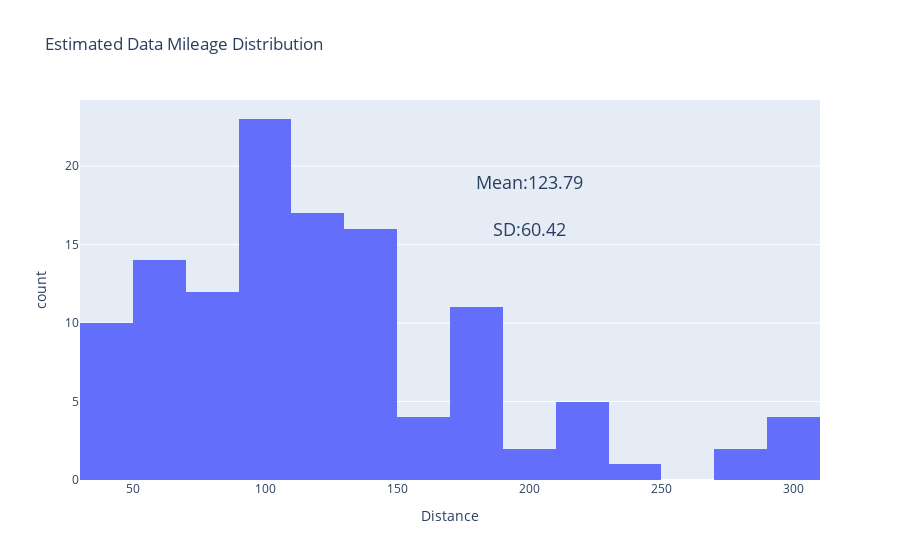

The cell this chart's notebook holds for it:
### Markdown cell above
### b) Estimated data

### Code cell
# df_trip_assignment1=df_trip_assignment[df_trip_assignment['Distance']>=50]
df_trip_assignment1=df_trip_assignment
fig=px.histogram(df_trip_assignment1,x='Distance',title='Estimated Data Mileage Distribution')


fig.add_annotation(x=200,y=19,
                   text=f"Mean:{round(df_trip_assignment1['Distance'].mean(),2)}",
                  showarrow=False,
                   font=dict(size=18))

fig.add_annotation(x=200,y=16,
                   text=f"SD:{round(df_trip_assignment1['Distance'].std(),2)}",
                  showarrow=False,
                   font=dict(size=18))

### Figure 1 — Plotly figure (JSON) as saved in the notebook; plotly's stock layout.template omitted (floating-point values rounded to 4 significant figures)
{"data": [{"alignmentgroup": "True", "bingroup": "x", "hovertemplate": "Distance=%{x}<br>count=%{y}<extra></extra>", "legendgroup": "", "marker": {"color": "#636efa", "pattern": {"shape": ""}}, "name": "", "offsetgroup": "", "orientation": "v", "showlegend": false, "type": "histogram", "x": [141.1, 141.1, 103.7, 107.9, 300.1, 300.1, 300.1, 300.1, 275.0, 275.2, 224.9, 225.1, 224.9, 225.1, 100.0, 100.0, 105.9, 110.4, 92.71, 92.71, 208.6, 212.5, 132.1, 135.9, 109.9, 109.9, 109.9, 109.9, 69.77, 70.19, 59.98, 59.98, 39.99, 39.99, 129.6, 129.7, 82.44, 82.53, 124.5, 124.6, 36.57, 36.71, 143.0, 143.2, 104.9, 105.0, 158.2, 158.5, 100.6, 100.9, 119.3, 119.3, 59.48, 59.78, 88.68, 88.76, 48.39, 48.39, 186.9, 186.9, 177.5, 177.6, 102.7, 102.8, 58.8, 178.6, 142.9, 142.9, 107.2, 126.2, 130.2, 56.26, 60.26, 130, 110, 90, 70, 148.8, 149.5, 137.7, 137.7, 114.7, 114.7, 68.83, 68.83, 131.8, 131.8, 105.4, 105.4, 52.71, 52.71, 72.83, 72.83, 105.0, 105.1, 58.27, 58.44, 125.5, 125.8, 116.0, 116.0, 86.85, 87.11, 48.19, 48.45, 171.1, 171.2, 171.1, 171.2, 171.1, 171.2, 158.0, 158.0, 118.5, 118.6, 88.83, 88.83, 44.99, 44.99, 231, 207.9], "xaxis": "x", "yaxis": "y"}], "layout": {"annotations": [{"font": {"size": 18}, "showarrow": false, "text": "Mean:123.79", "x": 200, "y": 19}, {"font": {"size": 18}, "showarrow": false, "text": "SD:60.42", "x": 200, "y": 16}], "barmode": "relative", "legend": {"tracegroupgap": 0}, "title": {"text": "Estimated Data Mileage Distribution"}, "xaxis": {"anchor": "y", "domain": [0, 1], "title": {"text": "Distance"}}, "yaxis": {"anchor": "x", "domain": [0, 1], "title": {"text": "count"}}}}
